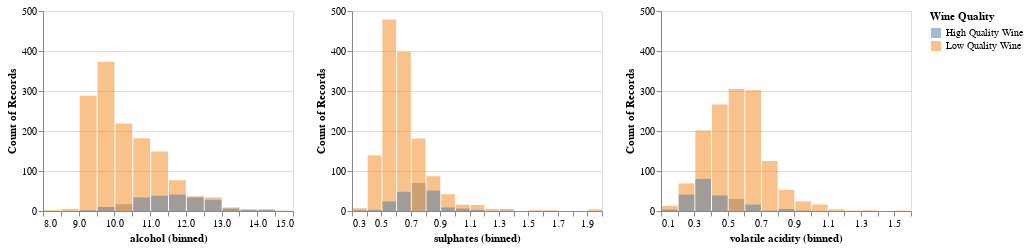

Here is the notebook cell this chart was saved with:
### Code cell
# Isolate target and correlates
dist_feats = ['quality_binary', 'alcohol', 'sulphates', 'volatile acidity']

# Create density data frame
dist_df = pd.concat([X, y], axis=1)
dist_df = dist_df[dist_feats]

# Replace boolean with descriptive strings
dist_df['quality_binary'] = dist_df['quality_binary'].map({
    True: 'High Quality Wine',
    False: 'Low Quality Wine'
})

# Create overlaid histograms for each correlated feature
feature_hists = alt.Chart(dist_df).mark_bar(opacity = 0.5).encode(
    x = alt.X(alt.repeat('column')).type('quantitative').bin(maxbins = 25).axis(format = '.1f'),
    y = alt.Y('count()').stack(False),
    color = alt.Color('quality_binary:N').title('Wine Quality')
).properties(
    width = 250,
    height = 200,
).repeat(
    column = ['alcohol', 'sulphates', 'volatile acidity']
).resolve_scale(
    y = 'shared'
)

# Display histograms
feature_hists

### Figure 1 — Vega-Lite specification as saved in the notebook (floating-point values rounded to 4 significant figures; data arrays with more than 128 entries replaced by an {"elided": "..."} marker saying what was removed)
{"config": {"view": {"continuousWidth": 300, "continuousHeight": 300}}, "repeat": {"column": ["alcohol", "sulphates", "volatile acidity"]}, "spec": {"data": {"name": "data-07c0644b93ef3f8ea1c9902e141ce2f4"}, "mark": {"type": "bar", "opacity": 0.5}, "encoding": {"color": {"field": "quality_binary", "title": "Wine Quality", "type": "nominal"}, "x": {"axis": {"format": ".1f"}, "bin": {"maxbins": 25}, "field": {"repeat": "column"}, "type": "quantitative"}, "y": {"aggregate": "count", "stack": false, "type": "quantitative"}}, "height": 200, "width": 250}, "resolve": {"scale": {"y": "shared"}}, "$schema": "https://vega.github.io/schema/vega-lite/v6.1.0.json", "datasets": {"data-07c0644b93ef3f8ea1c9902e141ce2f4": {"elided": "1599 records"}}}
